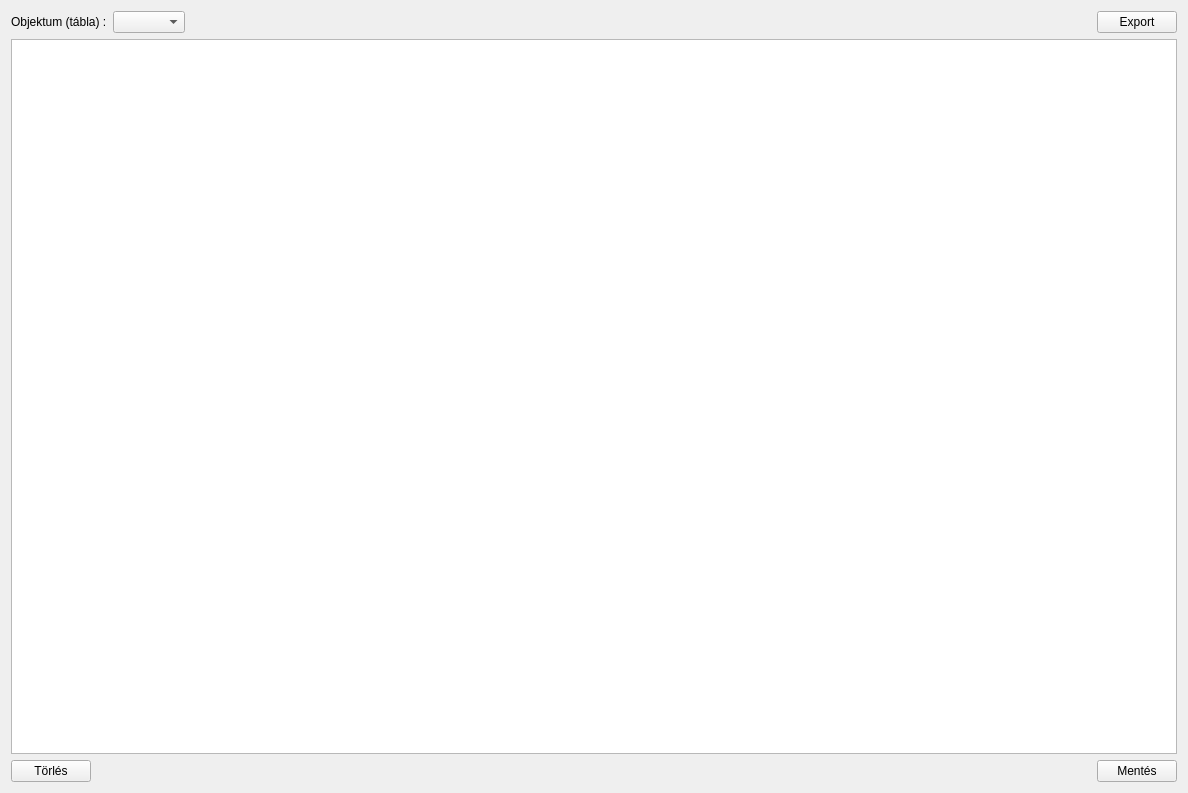
<?xml version="1.0" encoding="UTF-8"?>
<ui version="4.0">
 <class>Exports</class>
 <widget class="QWidget" name="Exports">
  <property name="geometry">
   <rect>
    <x>0</x>
    <y>0</y>
    <width>1188</width>
    <height>793</height>
   </rect>
  </property>
  <property name="windowTitle">
   <string>Form</string>
  </property>
  <layout class="QVBoxLayout" name="verticalLayout">
   <item>
    <layout class="QHBoxLayout" name="horizontalLayout" stretch="0,0,0,0">
     <item>
      <widget class="QLabel" name="labelTable">
       <property name="text">
        <string>Objektum (tábla) :</string>
       </property>
      </widget>
     </item>
     <item>
      <widget class="QComboBox" name="comboBoxTable"/>
     </item>
     <item>
      <spacer name="horizontalSpacer">
       <property name="orientation">
        <enum>Qt::Horizontal</enum>
       </property>
       <property name="sizeHint" stdset="0">
        <size>
         <width>40</width>
         <height>20</height>
        </size>
       </property>
      </spacer>
     </item>
     <item>
      <widget class="QPushButton" name="pushButtonExport">
       <property name="text">
        <string>Export</string>
       </property>
      </widget>
     </item>
    </layout>
   </item>
   <item>
    <widget class="QPlainTextEdit" name="plainTextEdit"/>
   </item>
   <item>
    <layout class="QHBoxLayout" name="horizontalLayout_2">
     <item>
      <widget class="QPushButton" name="pushButtonClear">
       <property name="text">
        <string>Törlés</string>
       </property>
      </widget>
     </item>
     <item>
      <spacer name="horizontalSpacer_2">
       <property name="orientation">
        <enum>Qt::Horizontal</enum>
       </property>
       <property name="sizeHint" stdset="0">
        <size>
         <width>40</width>
         <height>20</height>
        </size>
       </property>
      </spacer>
     </item>
     <item>
      <widget class="QPushButton" name="pushButtonSave">
       <property name="text">
        <string>Mentés</string>
       </property>
      </widget>
     </item>
    </layout>
   </item>
  </layout>
 </widget>
 <resources/>
 <connections>
  <connection>
   <sender>pushButtonClear</sender>
   <signal>clicked()</signal>
   <receiver>plainTextEdit</receiver>
   <slot>clear()</slot>
   <hints>
    <hint type="sourcelabel">
     <x>51</x>
     <y>764</y>
    </hint>
    <hint type="destinationlabel">
     <x>593</x>
     <y>396</y>
    </hint>
   </hints>
  </connection>
 </connections>
</ui>
